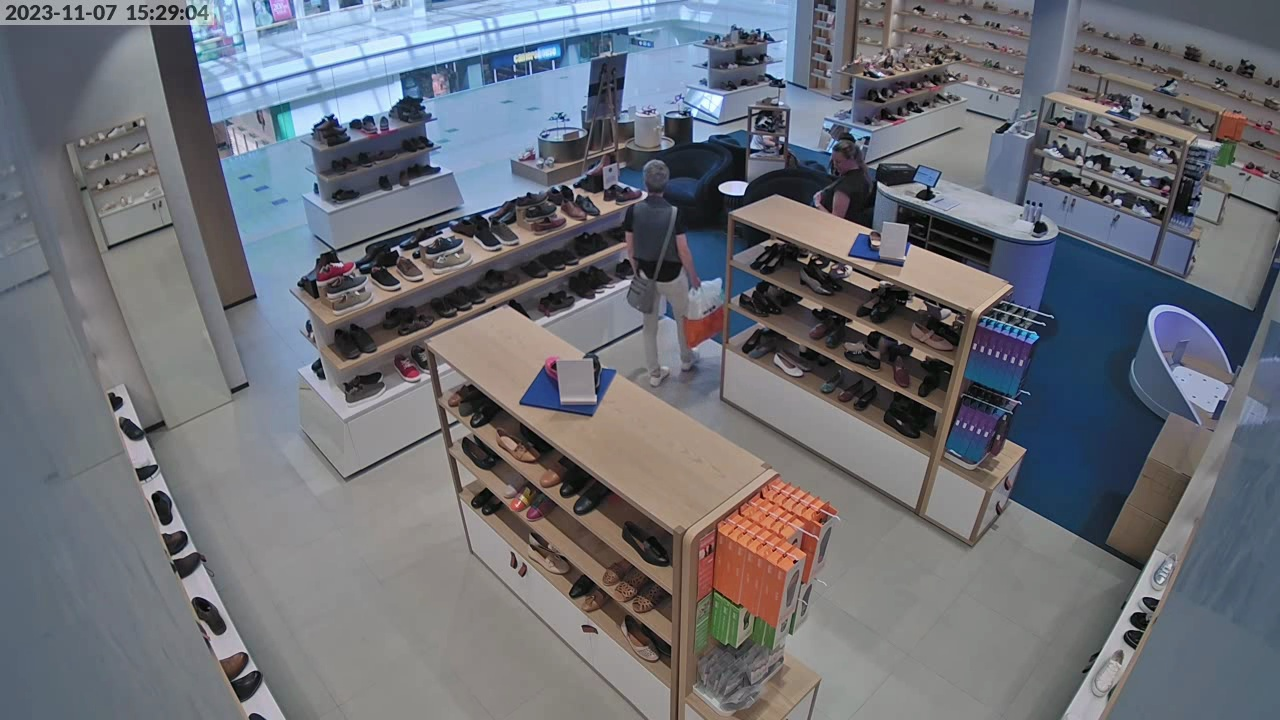
#> input picture frame_2290.jpg, 1280 x 720 px
$ python plot_shelf.py
#> lines starting #> are read from the running program, lines starting #| are printed output that depends on the picture
import cv2
import numpy as np


frame = cv2.imread('frame_2290.jpg')
#> frame is the input picture: shape (720, 1280, 3); mean B, G, R 118.8, 111.4, 108.9

shelf_a = np.array([[725, 340], [815, 240], [1060, 400], [1010, 500]], dtype=np.int32)
shelf_ab = np.array([[540, 435], [680, 355], [970, 550], [830, 720]], dtype=np.int32)
shelf_b = np.array([[215, 580], [442, 530], [640, 720], [285, 720]], dtype=np.int32)
shelf_c = np.array([[343, 460], [670, 315], [740, 360], [410, 530]], dtype=np.int32)
shelf_d = np.array([[148, 430], [260, 400], [580, 720], [285, 720]], dtype=np.int32)


cv2.polylines(frame, [shelf_a], True, (0, 0, 255), 2)

cv2.polylines(frame, [shelf_ab], True, (10, 100, 255), 2)

cv2.polylines(frame, [shelf_b], True, (100, 100, 255), 2)

cv2.polylines(frame, [shelf_c], True, (100, 255, 10), 2)

cv2.polylines(frame, [shelf_d], True, (200, 10, 100), 2)
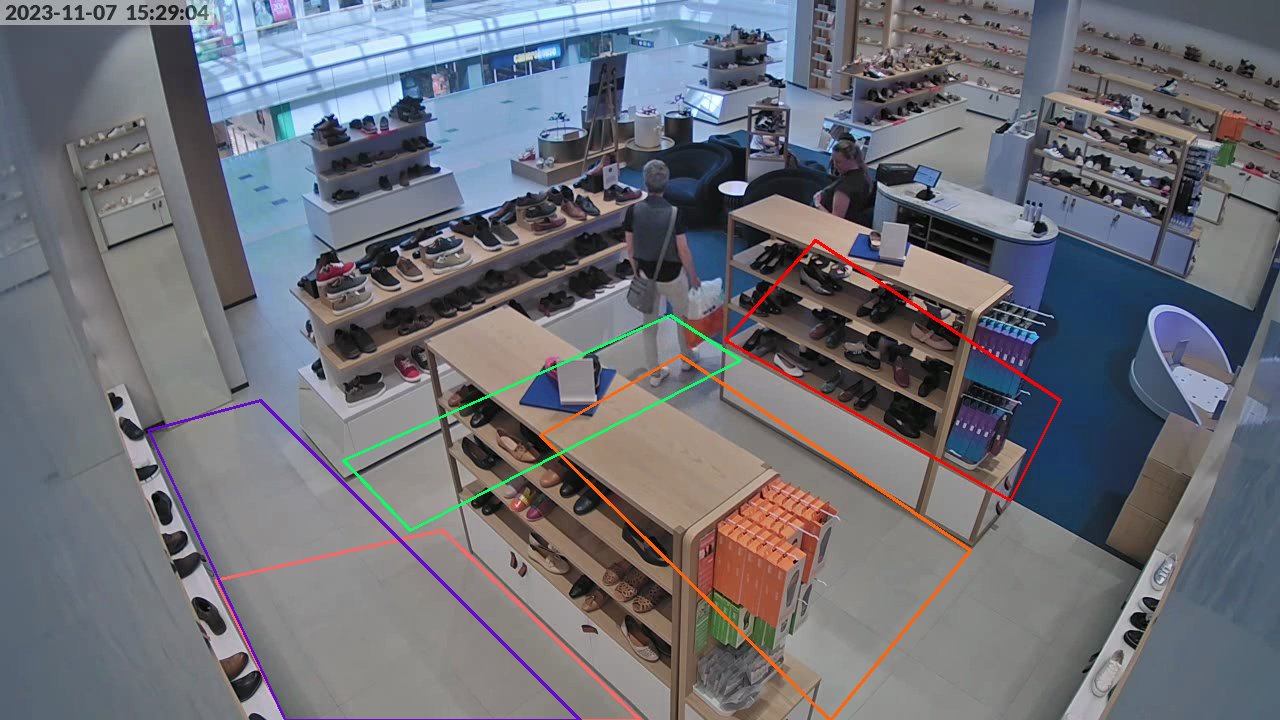
#> frame: shape (720, 1280, 3); mean B, G, R 118.4, 111.1, 109.8


cv2.imwrite('plot_shelf.jpg', frame)
